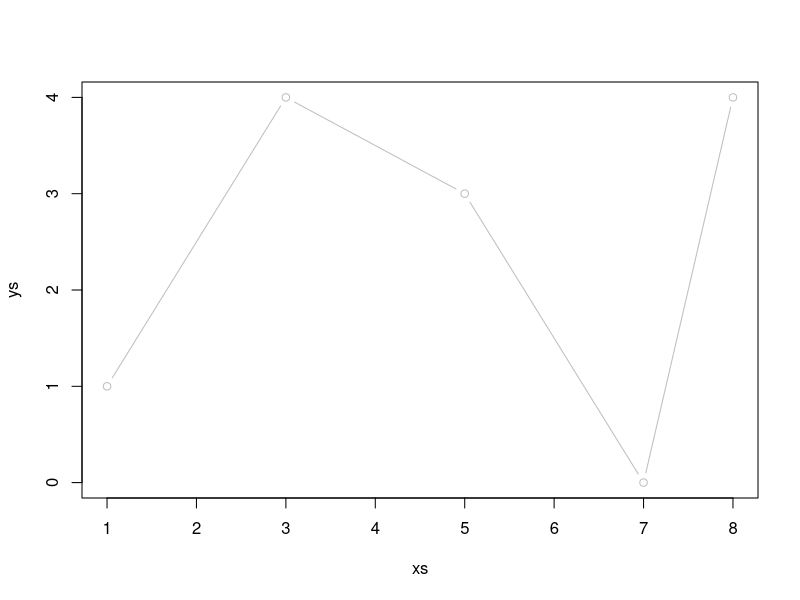

This chart was generated by the following R code:

#implemente uma das duas funções abaixo
#em ambas as funções, o parâmetro s contém ou só as abscissas dos pontos ou só as ordenadas
# por exemplo, se os pontos são (0, 2), (3, 4) e (7, 5)
# bezier será chamada com as abscissas, ou seja, com o vetor 0, 3, 7
# e também será chamada com as ordenadas, ou seja, com o vetor 2, 4, 5

#essa implementacao deve ser recursiva, sem uso de memoization
#retorna o ponto da curva bezier em t considerando os pontos Pa, ..., Pb
bezier1 <- function(s, a, b, t) {
	return(0)
}

#essa implementacao deve ser nao recursiva
#retorna o ponto da curva bezier em t considerando os pontos P1, ..., Plength(s)
bezier2 <- function(s, t) {
	return(0)
}

#abscissas dos pontos
xs <- c(1, 3, 5, 7, 8)
#ordenadas dos pontos
ys <- c(1, 4, 3, 0, 4)

ptsx = c()
ptsy = c()

#altere para bezier2 caso queira usar a segunda função bézier
for(t in seq(0,1,0.05)) {
	x = bezier1(xs, 1, length(xs), t)
	y = bezier1(ys, 1, length(ys), t)
	ptsx = c(ptsx, x)
	ptsy = c(ptsy, y)
	#escreve na tela t, x e y do ponto
	print(c(t, x, y))
}

plot(xs, ys, type='b', col='gray')
lines(ptsx, ptsy, type='l', col='blue')


